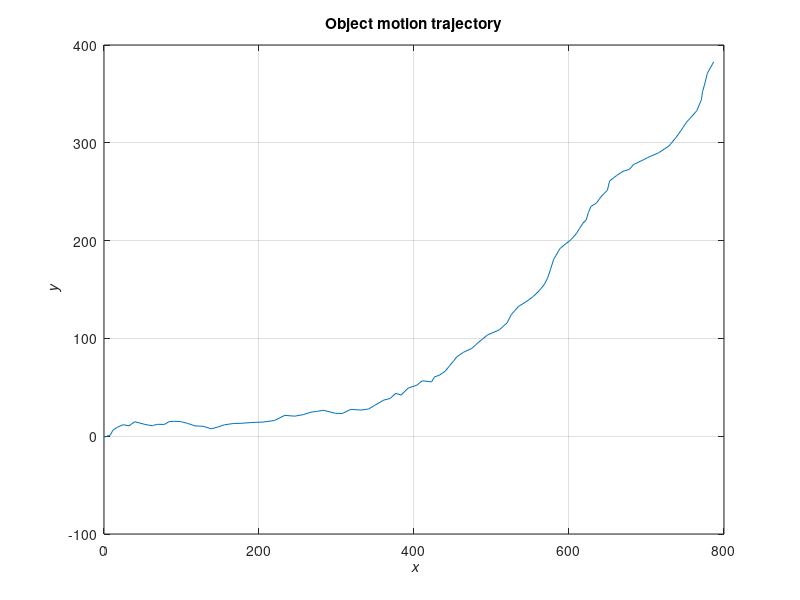
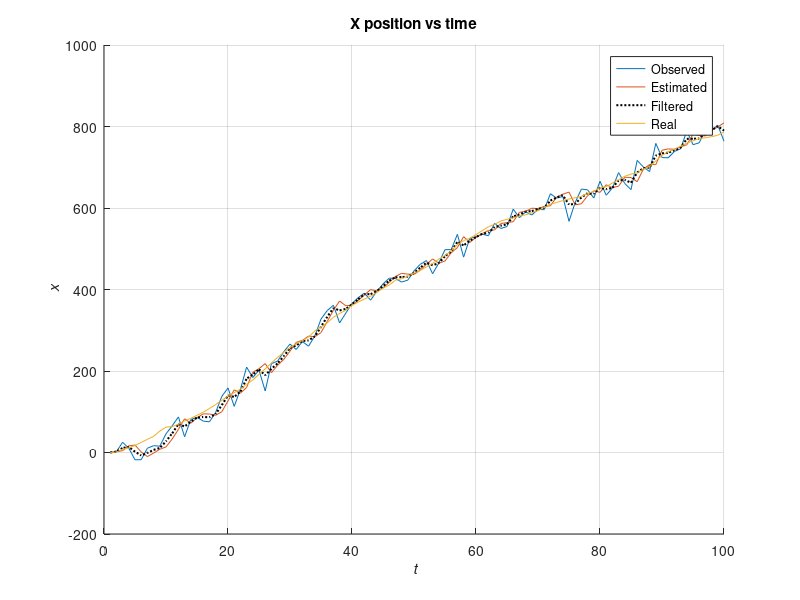
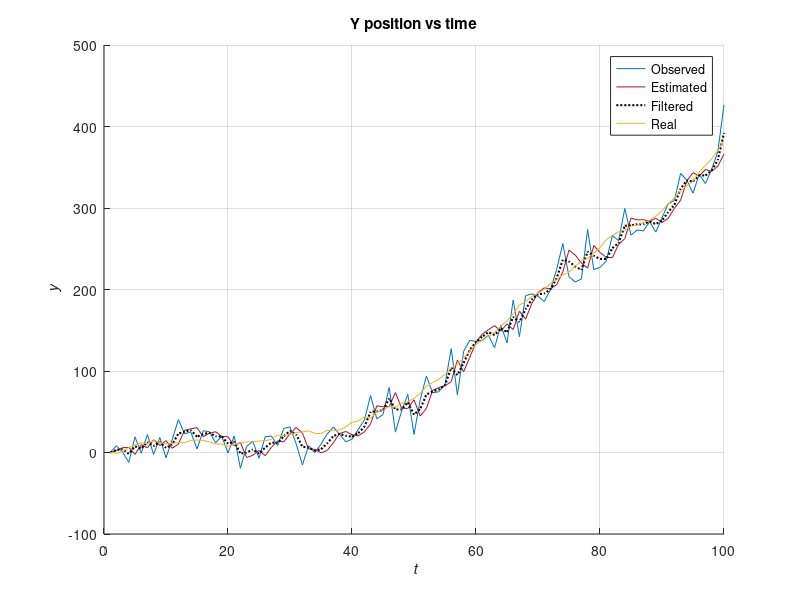

The MATLAB source for these figures, in order:
clear all; close all; clc;
% Simulation of object motion.

rng(44)  % Seed for random numbers
N = 100;  % Number of time instants
DELTA = 1.5;
A = [1 0 DELTA 0; 0 1 0 DELTA; 0 0 1 0; 0 0 0 1];

sigmaQx = 2;
sigmaQv = 0.5;

epsilon = zeros(4,N);
epsilon(1:2,:) = sigmaQx * randn(2,N);
epsilon(3:4,:) = sigmaQv * randn(2,N);
z = zeros(4,N);  % State vector (over time)
z(:,1) = [0 0 DELTA DELTA].'; % Initial state: coordinates at time 0 are (0,0)
for i = 2 : N
    z(:,i) = A * z(:,i-1) + epsilon(:,i);
end

C = [1 0 0 0; 0 1 0 0];
sigmaR = 20;
delta = sigmaR * randn(2,N);
y = zeros(2,N);
y(:,1) = [0 0].';
for i = 2 : N
    y(:,i) = C * z(:,i) + delta(:,i);
end



%% Kalman Filter
sigmaQx = 0.2;  % Variance of model
sigmaQv = 0.2;  % Variance of model
sigmaR = 20;  % Variance of observed data

mut = zeros(4, N);
mut(:,1) = [0,0,1.5,1.5]';
%mut(:,1) = [78, 5, 45, 1]';
Qt = diag([sigmaQx, sigmaQx, sigmaQv, sigmaQv]);
Rt = diag([sigmaR; sigmaR]);
sigmat = eye(4);
%sigmat = 100*rand(4,4);
pzt = zeros(4,N);
pzt(:,1) = [0 0 DELTA DELTA].'; 

for i = 2:N
    mut_tp = A*mut(:,i-1);
    sigmat_tp = A * sigmat * A.' + Qt;
    yhat(:,i) = C * mut_tp;
    Kt = sigmat_tp * C' * inv(C*sigmat_tp*C.' + Rt);
    mut(:,i) = mut_tp + Kt * (y(:,i) - yhat(:,i));
    sigmat = (eye(4) - Kt*C) * sigmat_tp;
    %pzt(:,i) = sigmat*randn(mut,1);
end


%% Plots
% This figure plots object motion trajectory.
figure(1)
plot(z(1,:), z(2,:))
grid on
xlabel('\it x'); ylabel('\it y')
title('Object motion trajectory')

figure(2)
hold on
grid on
xlabel('\it t'); ylabel('\it x');
title('X position vs time')
plot(y(1,:))
plot(yhat(1,:))
plot(mut(1,:),'k:', 'linewidth',1.5)
plot(z(1,:))
legend('Observed','Estimated','Filtered','Real')

figure(3)
hold on
grid on
xlabel('\it t'); ylabel('\it y');
title('Y position vs time')
plot(y(2,:), 'color', [0, 0.4470, 0.7410])
plot(yhat(2,:), 'color', [0.6350, 0.0780, 0.1840])
plot(mut(2,:),'k:', 'linewidth',1.5)
plot(z(2,:), 'color', [0.9290, 0.6940, 0.1250])
legend('Observed','Estimated','Filtered','Real')

% figure(4)
% hold on
% grid on
% grid minor
% xlabel('\it t'); ylabel('\it y');
% title('Velocity_x vs time')
% plot(mut(3,:),':', 'linewidth',2)
% plot(z(3,:), 'linewidth',2)
% legend('Filtered','Real', 'location', 'best')
% 
% figure(5)
% hold on
% grid on
% grid minor
% xlabel('\it t'); ylabel('\it x');
% title('Velocity_y vs time')
% plot(mut(4,:),':', 'linewidth',2)
% plot(z(4,:), 'linewidth',2)
% legend('Filtered','Real', 'location', 'best')
